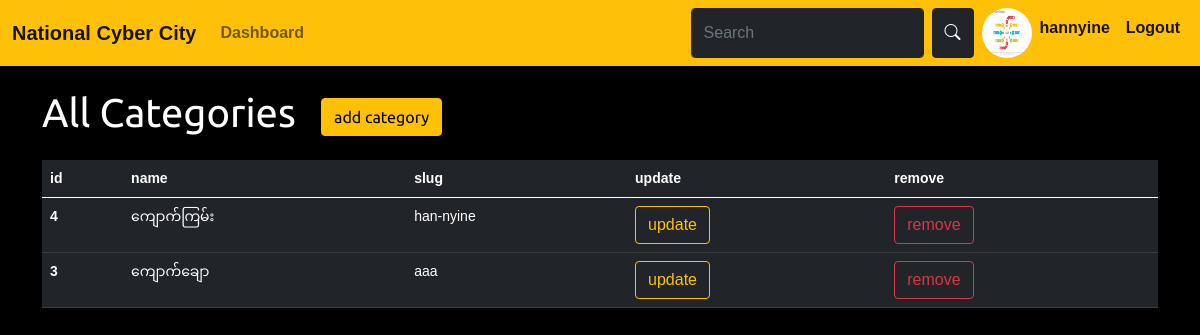
/allcategories (signed in), run on the app's committed database.
### jade/models.py (models this page shows, shortened)
class Customer(models.Model):
    user = models.OneToOneField(User, on_delete=models.CASCADE, null=True)
    name = models.CharField(max_length=200, null=True)
    profile = models.ImageField(upload_to='profiles/',null=True,blank=True)
    email = models.EmailField(max_length=200, null=True)
    phone = models.CharField(max_length=200, null=True)
    created = models.DateTimeField(auto_now_add=True)

class Category(models.Model):
    name = models.CharField(max_length=200, db_index=True)
    slug = models.SlugField(max_length=200, unique=True)
    class Meta:
        ordering = ('name',)
        verbose_name = 'category'
        verbose_name_plural = 'categories'

### jade/decorators.py (the view)
        def wrapper(request,*args,**kwargs):
            if request.user.groups.first().name in roles:
                return view_fun(request)
            else:
                return HttpResponse("you are not authorized !")

### jade/views.py (called while the page is built)
@login_required(login_url='/login')
@allow_roles(roles=["user", "admin"])
def allcategories(request):
    categories = Category.objects.all()
    return render(request, 'jade/all categories.html', {"categories": categories})

### jade/templates/jade/all categories.html (shortened to what this page needs)
{% extends "components/base.html" %}
{% load static %}
{% block content %}
    <h1 class="text-white">All Categories <a href="{% url 'shop:addcategories' %}" class="btn btn-warning m-3">add category</a></h1>
<table class="table table-dark">
  <thead>
    <tr class="table-dark">
      <th scope="col">id</th>
      <th scope="col">name</th>
      <th scope="col">slug</th>
      <th scope="col">update</th>
      <th scope="col">remove</th>
    </tr>
  </thead>
  <tbody>
      {% for category in categories %}
          <tr>
          <th>{{ category.id }}</th>
           <td>{{ category.name }}</td>
           <td>{{ category.slug }}</td>
           <td><a href="{% url 'shop:categoryUpdate' category.id %}" class="btn btn-outline-warning">update</a></td>
           <td><a href="{% url 'shop:categoryDelete' category.id %}" class="btn btn-outline-danger">remove</a></td>
          </tr>
      {% endfor %}
  </tbody>
</table>
{% endblock %}

### jade/templates/components/nav.html (shortened to what this page needs)
{% url 'shop:dashboard' as dashboard %}
<nav class="navbar navbar-expand-lg navbar-light bg-warning">
  <div class="container-fluid">
    <div class="collapse navbar-collapse" id="navbarTogglerDemo01">
        <a class="navbar-brand" href="{% url 'shop:product_list' %}"><b>National Cyber City</b></a>
    <ul class="navbar-nav me-auto mb-2 mb-lg-0">
      {% if request.user.is_authenticated %}
          <li class="nav-item">
         <a class="nav-link {% if request.path == dashboard %}active{% endif %}" aria-current="page" href="{% url 'shop:dashboard' %}"><b>Dashboard</b></a>
        </li>
      {% endif %}
     </ul>
      <form class="d-flex" method="POST" action="/search">
        <input class="form-control me-2 btn-dark text-white" type="search" placeholder="Search" aria-label="Search" name="search">
        <button class="btn btn-dark me-2" type="submit"><i class="bi bi-search" id="searchview"></i></button>
          <ul class="navbar-nav me-auto">
              {% if request.user.is_authenticated %}
                  <li class="nav-item md-2">
                      <img width="50" height="50" src="/media/{{ request.user.customer.profile }}" style="border-radius: 50%" alt="{{ request.user.customer.profile }}"/>
                  </li>
          <li class="nav-item">
              <a class="nav-link active" aria-current="page" href="{% url 'shop:customer_profile' %}"><b>{{ request.user.username }}</b></a>
            </li><li class="nav-item">
              <a class="nav-link active" aria-current="page" href="{% url 'shop:logout' %}"><b>Logout</b></a>
            </li>
              {% endif %}
        </ul>
      </form>
    </div>
  </div>
</nav>

### jade/static/css/base.css (style rules this page uses)
body { margin: 0; padding: 0; font-family: helvetica, sans-serif; background-color: black; }
h1, h2, h3, h4, h5, h6 { font-family: 'Ubuntu', sans-serif; font-weight: normal; }
a { text-decoration: none; color: #5993bb; }
table { width: 100%; border-spacing: 0; border-collapse: collapse; }
table th, table td { text-align: left; font-size: 14px; padding: 10px; margin: 0; }
tbody tr:nth-child(odd) { background: #efefef; }
thead th, tbody tr.total { background: #5993bb; color: #fff; font-weight: bold; }

### data on the page
Category: id "4", name "ကျောက်ကြမ်း", slug "han-nyine"
Category: id "3", name "ကျောက်ချော", slug "aaa"

### other printed values
{{ request.user.username }} "hannyine"
